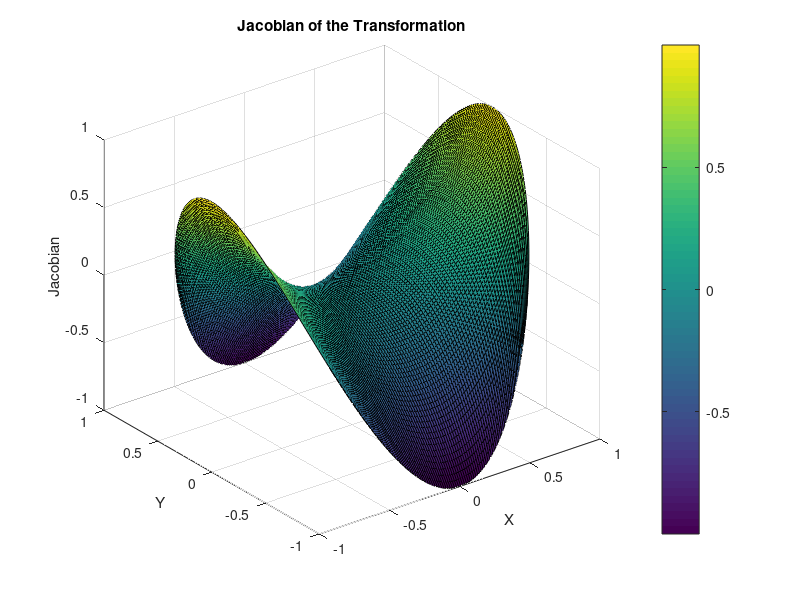
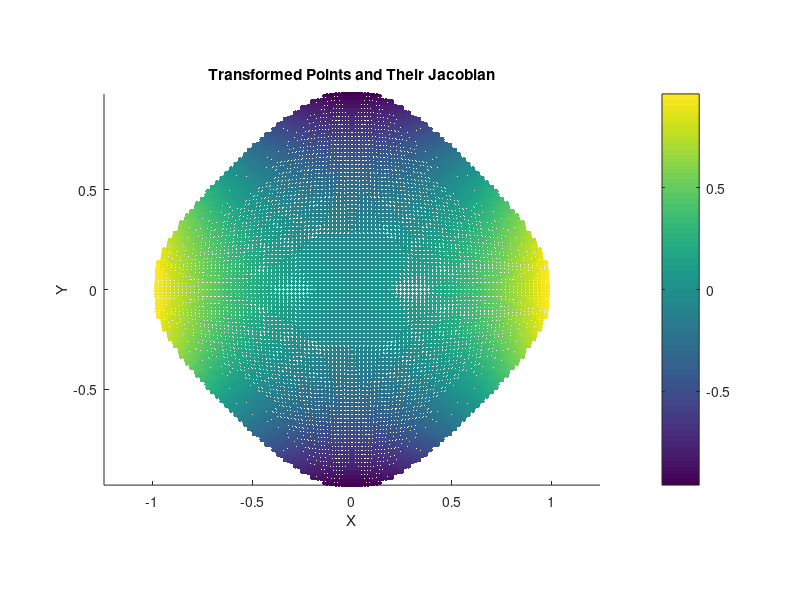
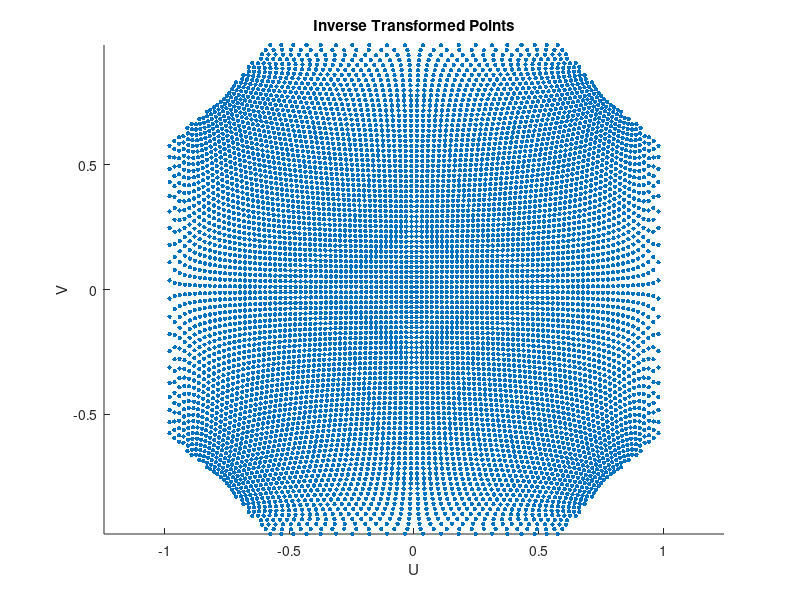

The MATLAB script that drew these images, in order:
function plot_transformation_error()

    % This function visualizes the error in transforming a unit circle to a square.
    % It computes and plots the Jacobian of the transformation to identify areas
    % of high distortion, which may contribute to numerical integration error.
    % It also visualizes the transformed and inverse-transformed grid points.
    fprintf('This function visualizes the error in transforming a unit circle to a square.\n')
    fprintf('It computes and plots the Jacobian of the transformation to identify areas\n')
    fprintf('of high distortion, which may contribute to numerical integration error.\n')
    fprintf('It also visualizes the transformed and inverse-transformed grid points.\n')
    % Define the transformation function and its inverse
    r = 1; % Circle radius
    transform = @(u, v) deal(r * u .* sqrt(1 - (v.^2) / 2), r * v .* sqrt(1 - (u.^2) / 2));
    inverse_transform = @(x, y) deal(x ./ sqrt(r^2 - y.^2), y ./ sqrt(r^2 - x.^2));
    
    % Define the grid
    n = 100; % Number of grid points
    u = linspace(-1, 1, n);
    v = linspace(-1, 1, n);
    [U, V] = meshgrid(u, v);
    
    % Apply the transformation
    [X, Y] = transform(U, V);
    
    % Compute the Jacobian of the transformation
    [dx_du, dx_dv] = transform(U, V);
    [dy_du, dy_dv] = transform(V, U); % Swap U and V for the derivative w.r.t. v
    J = dx_du .* dy_dv - dx_dv .* dy_du;
    
    % Plot the transformation
    figure;
    surf(X, Y, J);
    title('Jacobian of the Transformation');
    xlabel('X');
    ylabel('Y');
    zlabel('Jacobian');
    colorbar;
    
    % Identify points outside the unit circle
    outside_circle = (U.^2 + V.^2) > 1;
    X(outside_circle) = NaN; % Exclude points outside the unit circle
    Y(outside_circle) = NaN; % Exclude points outside the unit circle
    
    % Plot the points that correspond to the unit circle
    figure;
    scatter(X(:), Y(:), 10, J(:), 'filled');
    title('Transformed Points and Their Jacobian');
    xlabel('X');
    ylabel('Y');
    axis equal;
    colorbar;
    
    % Plot the inverse transformation to see the distortion
    figure;
    [U_inv, V_inv] = inverse_transform(X, Y);
    scatter(U_inv(:), V_inv(:), 10, 'filled');
    title('Inverse Transformed Points');
    xlabel('U');
    ylabel('V');
    axis equal;
end
